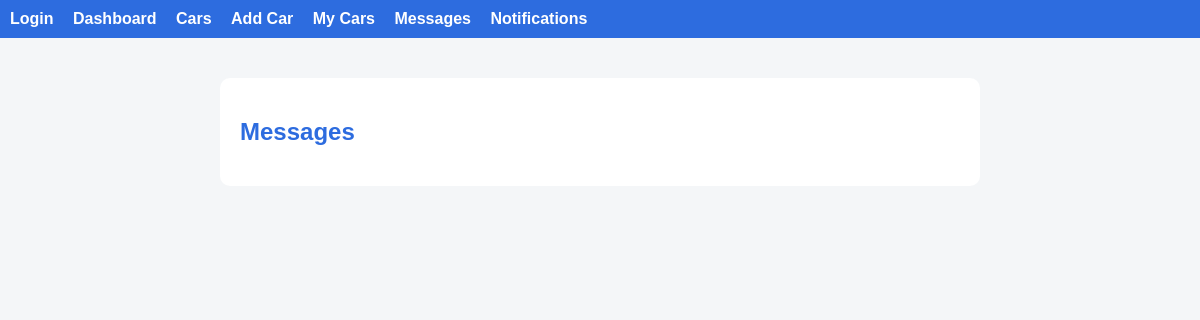
/messages (signed in), run on an earlier commit of the app's database.
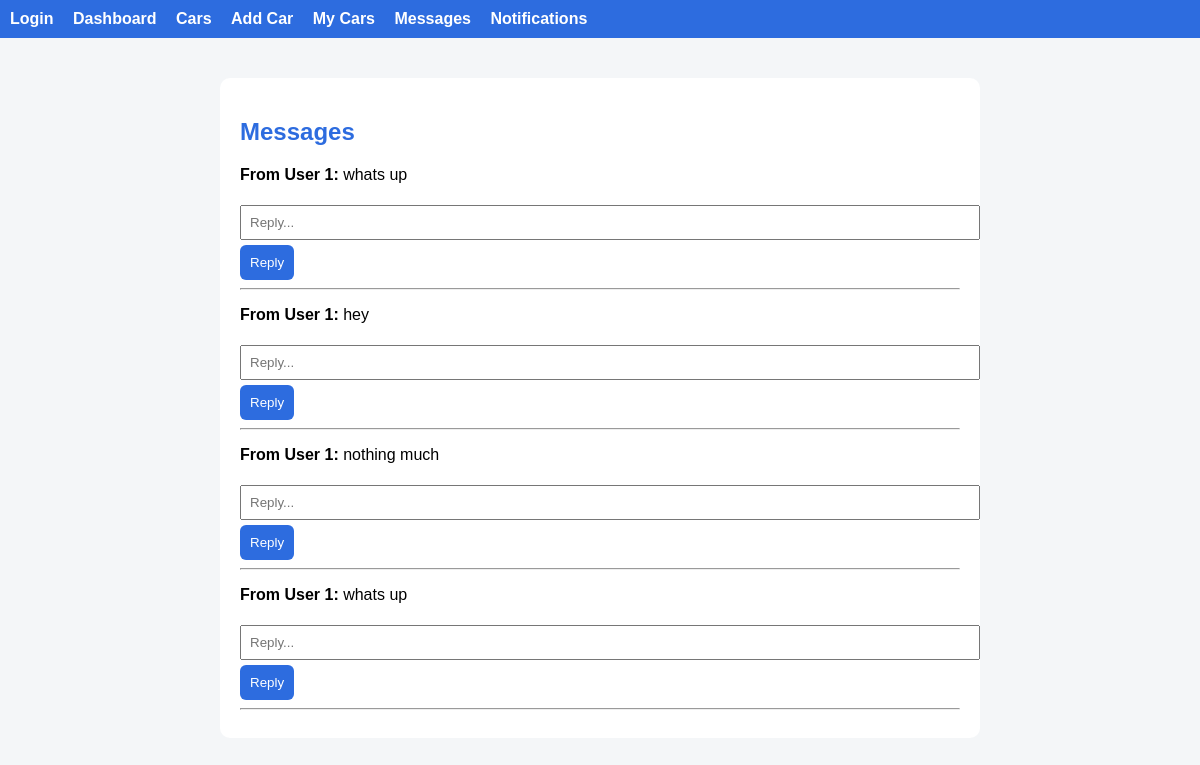
And on a later commit of the database.
### tables this page shows
CREATE TABLE notifications (
        id INTEGER PRIMARY KEY AUTOINCREMENT,
        user_id INTEGER,
        message TEXT,
        type TEXT
    );

### app.py (the view)
@app.route("/messages")
def messages_page():
    if "user_id" not in session:
        return redirect("/login")
    data = notifications.get(session["user_id"])
    return render_template("messages.html", messages=data)

### database.py (called while the page is built)
def get_db():
    conn = sqlite3.connect(DB_NAME)
    conn.row_factory = sqlite3.Row
    return conn

### notification_service.py (called while the page is built)
    def get(self, user_id):
        db = get_db()
        return db.execute("""
            SELECT * FROM notifications
            WHERE user_id=?
            ORDER BY id DESC
        """, (user_id,)).fetchall()

### templates/messages.html
{% extends "base.html" %}
{% block content %}
<h2>Messages</h2>
{% for n in messages %}
    {% if "FROM:" in n.message %}
        {% set parts = n.message.split("|") %}
        {% set sender = parts[0].replace("FROM:", "") %}
        {% set text = parts[1] %}
        <p><b>From User {{ sender }}:</b> {{ text }}</p>
        <form method="POST" action="/reply/{{ sender }}">
            <input name="text" placeholder="Reply..." required>
            <button type="submit">Reply</button>
        </form>
        <hr>
    {% endif %}
{% endfor %}
{% endblock %}

What changed in the data, as far as the page shows it:
added notifications: user "1", text "whats up"
added notifications: user "1", text "hey"
now on this page (row edited): notifications: user "1", text "nothing much"
now on this page (row edited): notifications: user "1", text "whats up"
